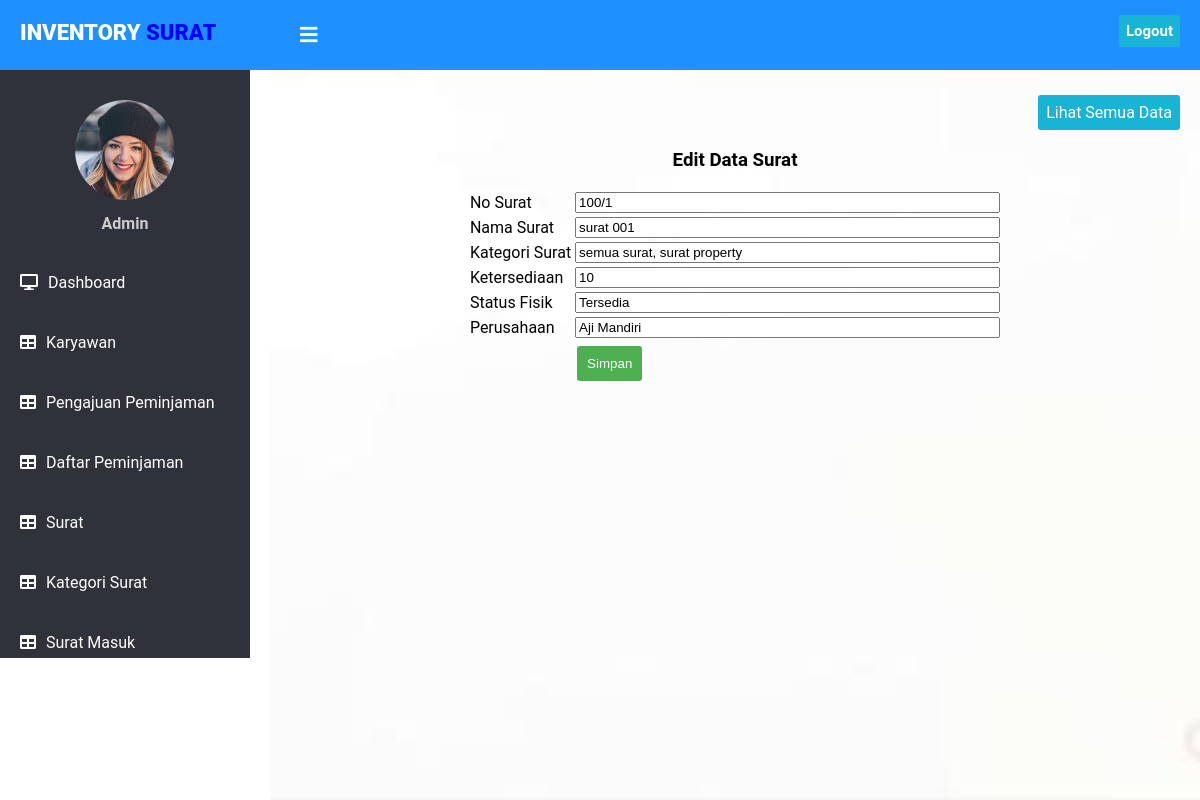
Screenshot of /crud_surat/form_edit.php?id=7 with the database file from the repository.
### tables this page shows
CREATE TABLE `surat` (
  `id` int(11) NOT NULL,
  `no_surat` varchar(10) NOT NULL,
  `nama_surat` varchar(50) NOT NULL,
  `kategori_surat` varchar(50) NOT NULL,
  `ketersediaan` varchar(50) NOT NULL,
  `status_fisik` varchar(50) NOT NULL,
  `perusahaan` varchar(50) NOT NULL
);

### crud_surat/form_edit.php (the view, shortened to what this page needs)
<!DOCTYPE html>
<html lang="en" dir="ltr">
<head>
    <link rel="stylesheet" href="../admin/style.css">
    <link rel="stylesheet" href="https://cdnjs.cloudflare.com/ajax/libs/font-awesome/5.12.1/css/all.min.css">
</head>
<body>
    <header>
      <label for="check">
        <i class="fas fa-bars" id="sidebar_btn"></i>
      </label>
      <div class="left_area">
        <h3>Inventory <span>Surat</span></h3>
      </div>
      <div class="right_area">
        <a href="../logout.php" class="logout_btn">Logout</a>
      </div>
    </header>
    <div class="sidebar">
      <center>
        <img src="../admin/1.png" class="profile_image" alt="">
        <h4>Admin</h4>
      </center>
      <a href="../dashboard/index.php"><i class="fas fa-desktop"></i><span>Dashboard</span></a>
      <a href="../crud_karyawan/index.php"><i class="fas fa-table"></i><span>Karyawan</span></a>
      <a href="../pengajuan_peminjaman/index.php"><i class="fas fa-table"></i><span>Pengajuan Peminjaman</span></a>
      <a href="../daftar_peminjaman/index.php"><i class="fas fa-table"></i><span>Daftar Peminjaman</span></a>
      <a href="index.php"><i class="fas fa-table"></i><span>Surat</span></a>
      <a href="../crud_kategori_surat/index.php"><i class="fas fa-table"></i><span>Kategori Surat</span></a>
      <a href="../crud_surat_masuk/index.php"><i class="fas fa-table"></i><span>Surat Masuk</span></a>
    </div>
    <div class="content">
      	<br/>
      	<br/>
      	<br/>
      	<br/>
      	<br/>
    	<div class="button" align="right" >
        <a href="index.php" class="example_a" rel="nofollow noopener">Lihat Semua Data</a>
      </div>
		<h3 align="center">Edit Data Surat</h3>
		<form action="proses_edit.php" method="post">
			<?php
			include "../koneksi.php";
			$id = $_GET['id'];
			$query = mysqli_query($koneksi, "SELECT * FROM surat WHERE id = '$id'") or die(mysqli_error($koneksi));
			$data = mysqli_fetch_array($query);
			?>
			<table align="center">
				<tr>
					<td>No Surat</td>
					<td>
            <input type="text" size="50" name="no_surat" value="<?php echo $data['no_surat'] ?>" required>
          </td>
				</tr>
        <tr>
          <td>Nama Surat</td>
          <td>
            <input type="text" size="50" name="nama_surat" value="<?php echo $data['nama_surat'] ?>" required>
          </td>
        </tr>
        <tr>
          <td>Kategori Surat</td>
          <td>
            <input type="text" size="50" name="kategori_surat" value="<?php echo $data['kategori_surat'] ?>" required>
          </td>
        </tr>
        <tr>
          <td>Ketersediaan</td>
          <td><input type="text" size="50" name="ketersediaan" value="<?php echo $data['ketersediaan'] ?>" required></td>
        </tr>
				<tr>
					<td>Status Fisik</td>
					<td><input type="text" size="50" name="status_fisik" value="<?php echo $data['status_fisik'] ?>" required></td>
				</tr>
				<tr>
					<td>Perusahaan</td>
					<td><input type="text" size="50" name="perusahaan" value="<?php echo $data['perusahaan'] ?>" required></td>
				</tr>
        	<td></td>
					<td><button class="simpan" type="submit">Simpan</button></td>
			</table>
		</form>
    </div>
</body>
</html>

### admin/style.css (style rules this page uses)
body { margin: 0; padding: 0; font-family: "Roboto", sans-serif; }
header { position: fixed; background: #1E90FF; padding: 20px; width: 100%; height: 30px; }
.left_area h3 { color: #fff; margin: 0; text-transform: uppercase; font-size: 22px; font-weight: 900; }
.left_area span { color: #0000FF; }
.logout_btn { padding: 7px; background: #19B3D3; text-decoration: none; float: right; margin-top: -30px; margin-right: 40px; border-radius: 2px; font-size: 15px; font-weight: 600; color: #fff; transition: 0.5s; transition-property: background; }
.sidebar { background: #2f323a; margin-top: 70px; padding-top: 30px; padding-bottom : 30px; position: fixed; left: 0; width: 250px; height: 528px; transition: 0.5s; transition-property: left; overflow-y : scroll; }
.sidebar .profile_image { width: 100px; height: 100px; border-radius: 100px; margin-bottom: 10px; }
.sidebar h4 { color: #ccc; margin-top: 0; margin-bottom: 20px; }
.sidebar a { color: #fff; display: block; width: 100%; line-height: 60px; text-decoration: none; padding-left: 20px; box-sizing: border-box; transition: 0.5s; transition-property: background; }
.sidebar i { padding-right: 10px; }
label #sidebar_btn { z-index: 1; color: #fff; position: fixed; cursor: pointer; left: 300px; font-size: 20px; margin: 5px 0; transition: 0.5s; transition-property: color; }
.content { margin-left: 270px; background: url(background2.jpg) no-repeat; background-position: center; background-size: cover; height: 100vh; transition: 0.5s; }
.example_a { color: #fff !important; text-decoration: none; background: #19B3D3; padding: 8px; border-radius: 3px; display: inline-block; border: none; transition: all 0.4s ease 0s; }
.button { padding-right: 20px; }
.simpan { background-color: #4CAF50; border: none; color: white; padding: 10px ; text-decoration: none; margin: 4px 2px; cursor: pointer; border-radius: 3px; }

### rows the page displays
surat: no_surat "100/1", nama_surat "surat 001", kategori_surat "semua surat, surat property", ketersediaan "10", status_fisik "Tersedia", perusahaan "Aji Mandiri"
